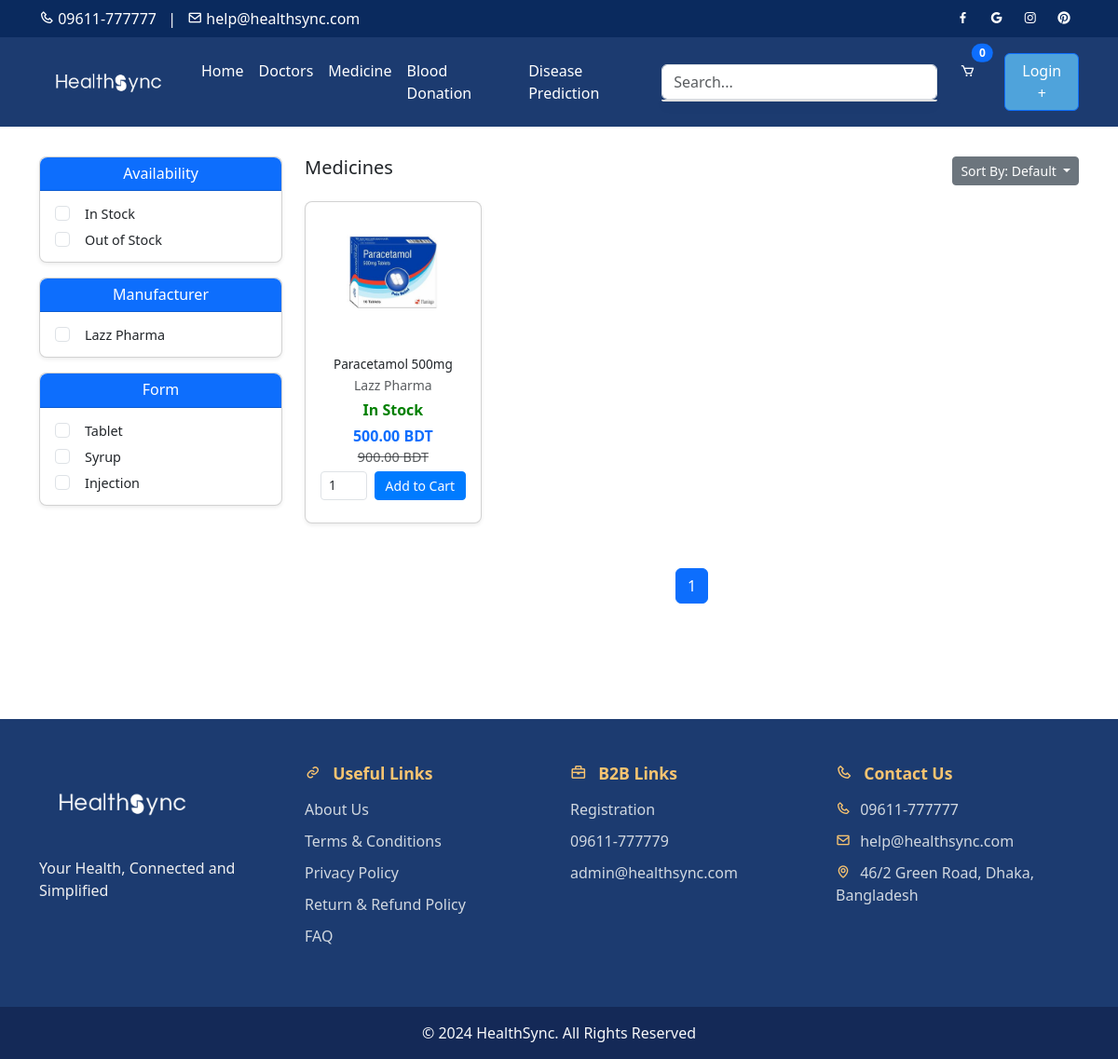
The page /medicine/ on the database as committed earlier.
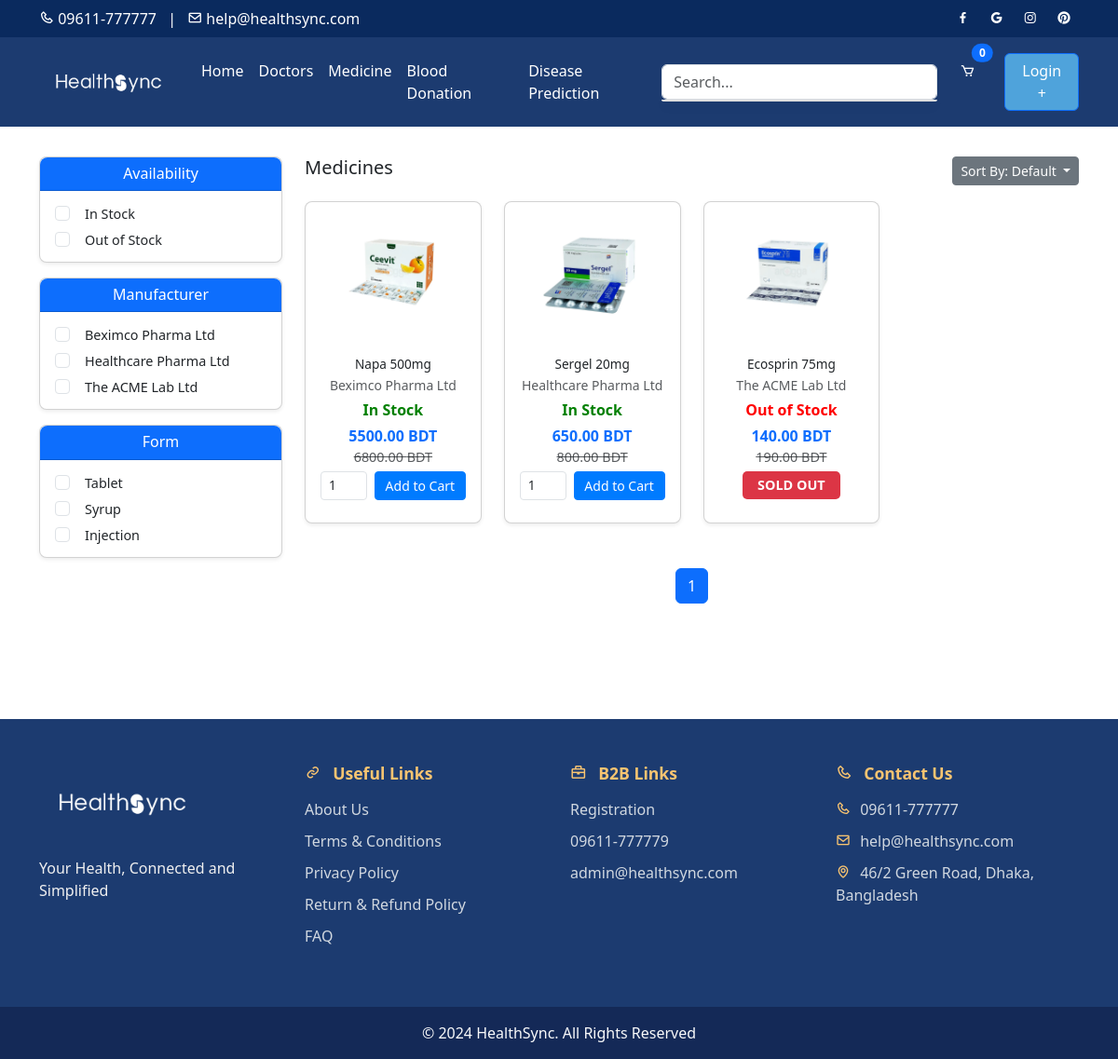
The same page on the database as committed later.
### core/models.py (models this page shows, shortened)
class Manufacturer(models.Model):
    name = models.CharField(max_length=100)
    phone_number = models.CharField(max_length=15)
    address = models.CharField(max_length=255, blank=True, null=True)

class Product(models.Model):
    IN_STOCK = 'In Stock'
    OUT_OF_STOCK = 'Out of Stock'
    AVAILABILITY_CHOICES = [
        (IN_STOCK, 'In Stock'),
        (OUT_OF_STOCK, 'Out of Stock'),
    ]
    TABLET = 'Tablet'
    SYRUP = 'Syrup'
    INJECTION = 'Injection'
    FORM_CHOICES = [
        (TABLET, 'Tablet'),
        (SYRUP, 'Syrup'),
        (INJECTION, 'Injection'),
    ]
    name = models.CharField(max_length=200)
    sku = models.CharField(max_length=50, unique=True)
    price = models.DecimalField(max_digits=10, decimal_places=2, db_index=True, validators=[MinValueValidator(0)])
    original_price = models.DecimalField(max_digits=10, decimal_places=2, blank=True, null=True,
                                         validators=[MinValueValidator(0)])
    short_description = models.TextField()
    form = models.CharField(max_length=50, choices=FORM_CHOICES, db_index=True)
    pack_size = models.CharField(max_length=50)
    manufacturer = models.ForeignKey(Manufacturer, on_delete=models.CASCADE, db_index=True)
    availability = models.CharField(max_length=20, choices=AVAILABILITY_CHOICES, db_index=True)
    description = models.TextField()
    directions = models.TextField()
    warnings = models.TextField()
    image = models.ImageField(upload_to='product_images/')

### core/views.py (the view)
# urls.py: path('medicine/', views.medicine, name='medicine'),  # Medicine listing view
def medicine(request):
    products = Product.objects.all()
    sort_order = request.GET.get('sort')
    if sort_order == 'asc':
        products = products.order_by('price')
    elif sort_order == 'desc':
        products = products.order_by('-price')
    else:
        products = products.order_by('id')
    availability = request.GET.getlist('availability')
    if availability:
        products = products.filter(availability__in=availability)
    manufacturer = request.GET.getlist('manufacturer')
    if manufacturer:
        products = products.filter(manufacturer__name__in=manufacturer)
    form = request.GET.getlist('form')
    if form:
        products = products.filter(form__in=form)
    paginator = Paginator(products, 8)
    page_number = request.GET.get('page')
    page_obj = paginator.get_page(page_number)
    context = {
        'page_obj': page_obj,
        'availability_options': [choice[0] for choice in Product.AVAILABILITY_CHOICES],
        'form_options': [choice[0] for choice in Product.FORM_CHOICES],
        'manufacturers': Manufacturer.objects.all(),
        'selected_availability': availability,
        'selected_form': form,
        'selected_manufacturer': manufacturer,
        'sort_order': sort_order,
    }
    return render(request, 'medicine.html', context)

### core/templates/medicine.html (shortened to what this page needs)
{% extends "base.html" %}
{% load static %}
{% block content %}
<div class="container py-5">
    <div class="row">
        <div class="col-md-3">
            <form id="filterForm" method="get">
                <div class="card shadow-sm mb-3" style="border-radius: 8px;">
                    <div class="card-header bg-primary text-white text-center py-2" style="border-radius: 8px 8px 0 0;">
                        <h6 class="mb-0">Availability</h6>
                    </div>
                    <div class="card-body py-2">
                        {% for option in availability_options %}
                            <div class="form-check my-1">
                                <input class="form-check-input" type="checkbox" name="availability" value="{{ option }}" {% if option in selected_availability %}checked{% endif %} onchange="document.getElementById('filterForm').submit();">
                                <label class="form-check-label ms-2" style="font-size: 0.9rem;">{{ option }}</label>
                            </div>
                        {% endfor %}
                    </div>
                </div>
                <div class="card shadow-sm mb-3" style="border-radius: 8px;">
                    <div class="card-header bg-primary text-white text-center py-2" style="border-radius: 8px 8px 0 0;">
                        <h6 class="mb-0">Manufacturer</h6>
                    </div>
                    <div class="card-body py-2">
                        {% for manufacturer in manufacturers %}
                            <div class="form-check my-1">
                                <input class="form-check-input" type="checkbox" name="manufacturer" value="{{ manufacturer.name }}"  onchange="document.getElementById('filterForm').submit();">
                                <label class="form-check-label ms-2" style="font-size: 0.9rem;">{{ manufacturer.name }}</label>
                            </div>
                        {% endfor %}
                    </div>
                </div>
                <div class="card shadow-sm mb-3" style="border-radius: 8px;">
                    <div class="card-header bg-primary text-white text-center py-2" style="border-radius: 8px 8px 0 0;">
                        <h6 class="mb-0">Form</h6>
                    </div>
                    <div class="card-body py-2">
                        {% for form in form_options %}
                            <div class="form-check my-1">
                                <input class="form-check-input" type="checkbox" name="form" value="{{ form }}" {% if form in selected_form %}checked{% endif %} onchange="document.getElementById('filterForm').submit();">
                                <label class="form-check-label ms-2" style="font-size: 0.9rem;">{{ form }}</label>
                            </div>
                        {% endfor %}
                    </div>
                </div>
            </form>
        </div>
        <div class="col-md-9">
            <div class="d-flex justify-content-between mb-3">
                <h5>Medicines</h5>
                <div class="dropdown">
                    <button class="btn btn-secondary btn-sm dropdown-toggle" type="button" id="sortDropdown" data-bs-toggle="dropdown" aria-expanded="false">
                        Sort By: {{ sort_order|default:"Default" }}
                    </button>
                </div>
            </div>
            <div class="row" id="medicineList">
                {% for product in page_obj %}
                    <div class="col-lg-3 col-md-4 col-sm-6 mb-4 medicine-item" data-price="{{ product.price }}" data-availability="{{ product.availability }}" data-manufacturer="{{ product.manufacturer.name }}" data-form="{{ product.form }}">
                        <div class="card h-100 shadow-sm" style="border-radius: 8px;">
                            <div class="position-relative">
                                <img src="{{ product.image.url }}" class="card-img-top p-3 rounded" alt="{{ product.name }}" style="height: 150px; object-fit: contain;">
                            </div>
                            <div class="card-body text-center p-3">
                                <h6 class="card-title mb-1" style="font-size: 0.85rem;">
                                    <a href="{% url 'medicine_page' product.sku %}" class="text-dark text-decoration-none">{{ product.name }}</a>
                                </h6>
                                <p class="text-muted small mb-1">{{ product.manufacturer.name }}</p>
                                <p class="mb-1" style="{% if product.availability == 'In Stock' %}color: green; font-weight: bold;{% else %}color: red; font-weight: bold;{% endif %}">
                                    {{ product.availability }}
                                </p>
                                <p class="text-primary mb-0" style="font-size: 1rem;"><strong>{{ product.price }} BDT</strong></p>
                                {% if product.original_price %}
                                    <p class="text-muted mb-1" style="font-size: 0.9rem;"><del>{{ product.original_price }} BDT</del></p>
                                {% endif %}
                                {% if product.availability == 'In Stock' %}
                                <form method="post" action="{% url 'add_to_cart' product.id %}">
                                    <div class="d-flex justify-content-between align-items-center mb-2">
                                        <input type="number" id="quantity{{ product.id }}" name="quantity" value="1" min="1" class="form-control form-control-sm me-2" style="width: 50px; font-size: 0.85rem;">
                                        <button type="submit" class="btn btn-primary btn-sm flex-grow-1" style="background-color: #007bff; border-color: #007bff;">Add to Cart</button>
                                    </div>
                                </form>
                                {% else %}
                                <div class="d-flex justify-content-center align-items-center mb-2">
                                    <span class="badge bg-danger text-white px-3 py-2" style="font-size: 0.9rem; font-weight: bold; border-radius: 5px;">SOLD OUT</span>
                                </div>
                                {% endif %}
                            </div>
                        </div>
                    </div>
                {% endfor %}
            </div>
            <div class="d-flex justify-content-center mt-4">
                <nav aria-label="Page navigation example">
                    <ul class="pagination">
                        {% for num in page_obj.paginator.page_range %}
                            <li class="page-item {% if page_obj.number == num %}active{% endif %}">
                                <a class="page-link" href="?{% for key, value in request.GET.items %}{% if key != 'page' %}{{ key }}={{ value }}&{% endif %}{% endfor %}page={{ num }}">{{ num }}</a>
                            </li>
                        {% endfor %}
                    </ul>
                </nav>
            </div>
        </div>
    </div>
</div>
{% endblock %}

### core/templates/base.html (shortened to what this page needs)
{% load static %}
<!DOCTYPE html>
<html lang="en">
<head>
    <link href="https://cdn.jsdelivr.net/npm/bootstrap@5.3.0/dist/css/bootstrap.min.css" rel="stylesheet">
    <link href="https://unpkg.com/boxicons@2.1.4/css/boxicons.min.css" rel="stylesheet">
</head>
<body>
<header>
    <div style="background-color: #0a2a5e; color: white;" class="text-white py-2">
        <div class="container d-flex justify-content-between align-items-center">
            <div>
                <i class="bx bx-phone"></i> <a href="tel:09611-777777" class="text-white text-decoration-none">09611-777777</a>
                <span class="mx-2">|</span>
                <i class="bx bx-envelope"></i> <a href="mailto:help@healthsync.com" class="text-white text-decoration-none">help@healthsync.com</a>
            </div>
            <div>
                <a href="https://facebook.com/" class="text-white mx-2"><i class="bx bxl-facebook"></i></a>
                <a href="https://google.com/" class="text-white mx-2"><i class="bx bxl-google"></i></a>
                <a href="https://instagram.com/" class="text-white mx-2"><i class="bx bxl-instagram"></i></a>
                <a href="https://pinterest.com/" class="text-white mx-2"><i class="bx bxl-pinterest"></i></a>
            </div>
        </div>
    </div>
    <nav class="navbar navbar-expand-lg" style="background-color: #1c3b70;">
        <div class="container">
            <a class="navbar-brand text-white" href="{% url 'home' %}">
                <img src="{% static 'img/Healthsync-W.png' %}" alt="HealthSync Logo" style="width: 150px;">
            </a>
            <div class="collapse navbar-collapse" id="navbarNav">
                <ul class="navbar-nav me-auto">
                    <li class="nav-item"><a class="nav-link text-white" href="{% url 'home' %}">Home</a></li>
                    <li class="nav-item"><a class="nav-link text-white" href="{% url 'doctors' %}">Doctors</a></li>
                    <li class="nav-item"><a class="nav-link text-white" href="{% url 'medicine' %}">Medicine</a></li>
                    <li class="nav-item"><a class="nav-link text-white" href="{% url 'donors' %}">Blood Donation</a></li>
                    <li class="nav-item"><a class="nav-link text-white" href="{% url 'disease_prediction' %}">Disease Prediction</a></li>
                </ul>
                <div class="position-relative me-3" style="width: 300px;">
                    <input class="form-control" type="search" placeholder="Search..." aria-label="Search" id="searchInput" oninput="fetchSearchResults(this.value)">
                    <div id="searchResults"></div>
                </div>
                <ul class="navbar-nav ms-auto">
                    <li class="nav-item">
                        <a class="nav-link position-relative text-white" href="{% url 'view_cart' %}">
                            <i class="bx bx-cart"></i>
                            <span class="position-absolute top-0 start-100 translate-middle badge rounded-pill bg-primary">0</span>
                        </a>
                    </li>
                    {% if user.is_authenticated %}
                        <li class="nav-item ms-4">
                            <a href="{% url 'user_profile' %}" class="btn btn-primary" style="background-color: #4fa3db; color: white;">Profile</a>
                        </li>
                        <li class="nav-item ms-4">
                            <a href="{% url 'logout' %}" class="btn btn-secondary" style="color: white;">Logout</a>
                        </li>
                    {% else %}
                        <li class="nav-item ms-4">
                            <a href="{% url 'request_otp' %}" class="btn btn-primary" style="background-color: #4fa3db; color: white;">Login +</a>
                        </li>
                    {% endif %}
                </ul>
            </div>
        </div>
    </nav>
</header>
<main>
    {% block content %}{% endblock %}
</main>
<footer>
    <div class="container py-5">
        <div class="row">
            <div class="col-md-3">
                <img src="{% static 'img/Healthsync-W.png' %}" alt="HealthSync Logo" style="width: 180px;">
                <p class="mt-3">Your Health, Connected and Simplified</p>
            </div>
            <div class="col-md-3">
                <h5 class="footer-heading"><i class="bx bx-link"></i> Useful Links</h5>
                <ul class="list-unstyled footer-links">
                    <li><a href="{% url 'about' %}">About Us</a></li>
                    <li><a href="{% url 'terms_conditions' %}">Terms & Conditions</a></li>
                    <li><a href="{% url 'privacy_policy' %}">Privacy Policy</a></li>
                    <li><a href="{% url 'refund_policy' %}">Return & Refund Policy</a></li>
                    <li><a href="{% url 'faq' %}">FAQ</a></li>
                </ul>
            </div>
            <div class="col-md-3">
                <h5 class="footer-heading"><i class="bx bx-briefcase"></i> B2B Links</h5>
                <ul class="list-unstyled footer-links">
                    <li><a href="{% url 'b2b_registration' %}">Registration</a></li>
                    <li><a href="tel:09611-777779">09611-777779</a></li>
                    <li><a href="mailto:admin@healthsync.com">admin@healthsync.com</a></li>
                </ul>
            </div>
            <div class="col-md-3">
                <h5 class="footer-heading"><i class="bx bx-phone"></i> Contact Us</h5>
                <ul class="list-unstyled footer-contact">
                    <li><i class="bx bx-phone"></i> <a href="tel:09611-777777">09611-777777</a></li>
                    <li><i class="bx bx-envelope"></i> <a href="mailto:help@healthsync.com">help@healthsync.com</a></li>
                    <li><i class="bx bx-map"></i> <a href="https://www.google.com/maps/search/?api=1&query=46/2+Green+Road,+Dhaka,+Bangladesh" target="_blank" class="text-decoration-none">46/2 Green Road, Dhaka, Bangladesh</a></li>
                </ul>
            </div>
        </div>
    </div>
    <div class="text-center py-3" style="background-color: #142957;">
        <p class="mb-0 text-light">&copy; 2024 HealthSync. All Rights Reserved</p>
    </div>
</footer>
</body>
</html>

Rows that differ between the two databases and show on the page:
changed Manufacturer: name "Lazz Pharma" → "Beximco Pharma Ltd"
added Manufacturer: name "Healthcare Pharma Ltd"
added Manufacturer: name "The ACME Lab Ltd"
changed Product id 1: image: a different picture; name "Paracetamol 500mg" → "Napa 500mg"; manufacturer.name "Lazz Pharma" → "Beximco Pharma Ltd"; price "500.00" → "5500.00"; original_price "900.00" → "6800.00"
added Product: image (picture), name "Sergel 20mg", manufacturer.name "Healthcare Pharma Ltd", availability "In Stock", price "650.00", original_price "800.00"
added Product: image (picture), name "Ecosprin 75mg", manufacturer.name "The ACME Lab Ltd", availability "Out of Stock", price "140.00", original_price "190.00", shows "SOLD OUT"
